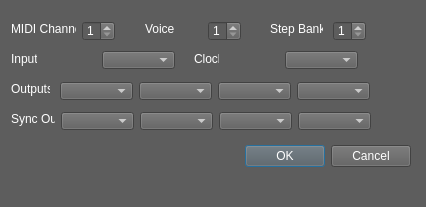
<?xml version="1.0" encoding="UTF-8"?>
<ui version="4.0">
 <class>Dialog</class>
 <widget class="QDialog" name="Dialog">
  <property name="geometry">
   <rect>
    <x>0</x>
    <y>0</y>
    <width>426</width>
    <height>207</height>
   </rect>
  </property>
  <property name="windowTitle">
   <string>Dialog</string>
  </property>
  <property name="styleSheet">
   <string notr="true">color : rgb(255,255,255);
background-color: rgb(93,93,93);</string>
  </property>
  <widget class="QDialogButtonBox" name="buttonBox">
   <property name="geometry">
    <rect>
     <x>70</x>
     <y>140</y>
     <width>341</width>
     <height>32</height>
    </rect>
   </property>
   <property name="orientation">
    <enum>Qt::Horizontal</enum>
   </property>
   <property name="standardButtons">
    <set>QDialogButtonBox::Cancel|QDialogButtonBox::Ok</set>
   </property>
  </widget>
  <widget class="QComboBox" name="cbInputs">
   <property name="geometry">
    <rect>
     <x>102</x>
     <y>51</y>
     <width>73</width>
     <height>18</height>
    </rect>
   </property>
  </widget>
  <widget class="QComboBox" name="cbClock">
   <property name="geometry">
    <rect>
     <x>285</x>
     <y>51</y>
     <width>73</width>
     <height>18</height>
    </rect>
   </property>
  </widget>
  <widget class="QComboBox" name="cbOutput1">
   <property name="geometry">
    <rect>
     <x>60</x>
     <y>82</y>
     <width>73</width>
     <height>18</height>
    </rect>
   </property>
  </widget>
  <widget class="QComboBox" name="cbOutput2">
   <property name="geometry">
    <rect>
     <x>139</x>
     <y>82</y>
     <width>73</width>
     <height>18</height>
    </rect>
   </property>
  </widget>
  <widget class="QComboBox" name="cbOutput3">
   <property name="geometry">
    <rect>
     <x>218</x>
     <y>82</y>
     <width>73</width>
     <height>18</height>
    </rect>
   </property>
  </widget>
  <widget class="QComboBox" name="cbOutput4">
   <property name="geometry">
    <rect>
     <x>297</x>
     <y>82</y>
     <width>73</width>
     <height>18</height>
    </rect>
   </property>
  </widget>
  <widget class="QComboBox" name="cbSync4">
   <property name="geometry">
    <rect>
     <x>298</x>
     <y>112</y>
     <width>73</width>
     <height>18</height>
    </rect>
   </property>
  </widget>
  <widget class="QComboBox" name="cbSync2">
   <property name="geometry">
    <rect>
     <x>140</x>
     <y>112</y>
     <width>73</width>
     <height>18</height>
    </rect>
   </property>
  </widget>
  <widget class="QComboBox" name="cbSync1">
   <property name="geometry">
    <rect>
     <x>61</x>
     <y>112</y>
     <width>73</width>
     <height>18</height>
    </rect>
   </property>
  </widget>
  <widget class="QComboBox" name="cbSync3">
   <property name="geometry">
    <rect>
     <x>219</x>
     <y>112</y>
     <width>73</width>
     <height>18</height>
    </rect>
   </property>
  </widget>
  <widget class="QLabel" name="label">
   <property name="geometry">
    <rect>
     <x>11</x>
     <y>51</y>
     <width>26</width>
     <height>16</height>
    </rect>
   </property>
   <property name="text">
    <string>Input</string>
   </property>
  </widget>
  <widget class="QLabel" name="label_2">
   <property name="geometry">
    <rect>
     <x>194</x>
     <y>51</y>
     <width>25</width>
     <height>16</height>
    </rect>
   </property>
   <property name="text">
    <string>Clock</string>
   </property>
  </widget>
  <widget class="QLabel" name="label_3">
   <property name="geometry">
    <rect>
     <x>11</x>
     <y>81</y>
     <width>39</width>
     <height>16</height>
    </rect>
   </property>
   <property name="text">
    <string>Outputs</string>
   </property>
  </widget>
  <widget class="QLabel" name="label_4">
   <property name="geometry">
    <rect>
     <x>11</x>
     <y>111</y>
     <width>44</width>
     <height>16</height>
    </rect>
   </property>
   <property name="text">
    <string>Sync Out</string>
   </property>
  </widget>
  <widget class="QLabel" name="label_5">
   <property name="geometry">
    <rect>
     <x>11</x>
     <y>21</y>
     <width>65</width>
     <height>16</height>
    </rect>
   </property>
   <property name="text">
    <string>MIDI Channel</string>
   </property>
  </widget>
  <widget class="QSpinBox" name="sbChannel">
   <property name="geometry">
    <rect>
     <x>82</x>
     <y>21</y>
     <width>33</width>
     <height>20</height>
    </rect>
   </property>
   <property name="minimum">
    <number>1</number>
   </property>
   <property name="maximum">
    <number>16</number>
   </property>
  </widget>
  <widget class="QSpinBox" name="sbVoices">
   <property name="geometry">
    <rect>
     <x>208</x>
     <y>21</y>
     <width>33</width>
     <height>20</height>
    </rect>
   </property>
   <property name="minimum">
    <number>1</number>
   </property>
   <property name="maximum">
    <number>32</number>
   </property>
  </widget>
  <widget class="QLabel" name="label_6">
   <property name="geometry">
    <rect>
     <x>145</x>
     <y>21</y>
     <width>29</width>
     <height>16</height>
    </rect>
   </property>
   <property name="text">
    <string>Voices</string>
   </property>
  </widget>
  <widget class="QLabel" name="label_7">
   <property name="geometry">
    <rect>
     <x>270</x>
     <y>21</y>
     <width>53</width>
     <height>16</height>
    </rect>
   </property>
   <property name="text">
    <string>Step Banks</string>
   </property>
  </widget>
  <widget class="QSpinBox" name="sbBanks">
   <property name="geometry">
    <rect>
     <x>333</x>
     <y>21</y>
     <width>33</width>
     <height>20</height>
    </rect>
   </property>
   <property name="minimum">
    <number>1</number>
   </property>
   <property name="maximum">
    <number>64</number>
   </property>
  </widget>
 </widget>
 <resources/>
 <connections>
  <connection>
   <sender>buttonBox</sender>
   <signal>accepted()</signal>
   <receiver>Dialog</receiver>
   <slot>accept()</slot>
   <hints>
    <hint type="sourcelabel">
     <x>248</x>
     <y>254</y>
    </hint>
    <hint type="destinationlabel">
     <x>157</x>
     <y>274</y>
    </hint>
   </hints>
  </connection>
  <connection>
   <sender>buttonBox</sender>
   <signal>rejected()</signal>
   <receiver>Dialog</receiver>
   <slot>reject()</slot>
   <hints>
    <hint type="sourcelabel">
     <x>316</x>
     <y>260</y>
    </hint>
    <hint type="destinationlabel">
     <x>286</x>
     <y>274</y>
    </hint>
   </hints>
  </connection>
 </connections>
</ui>
